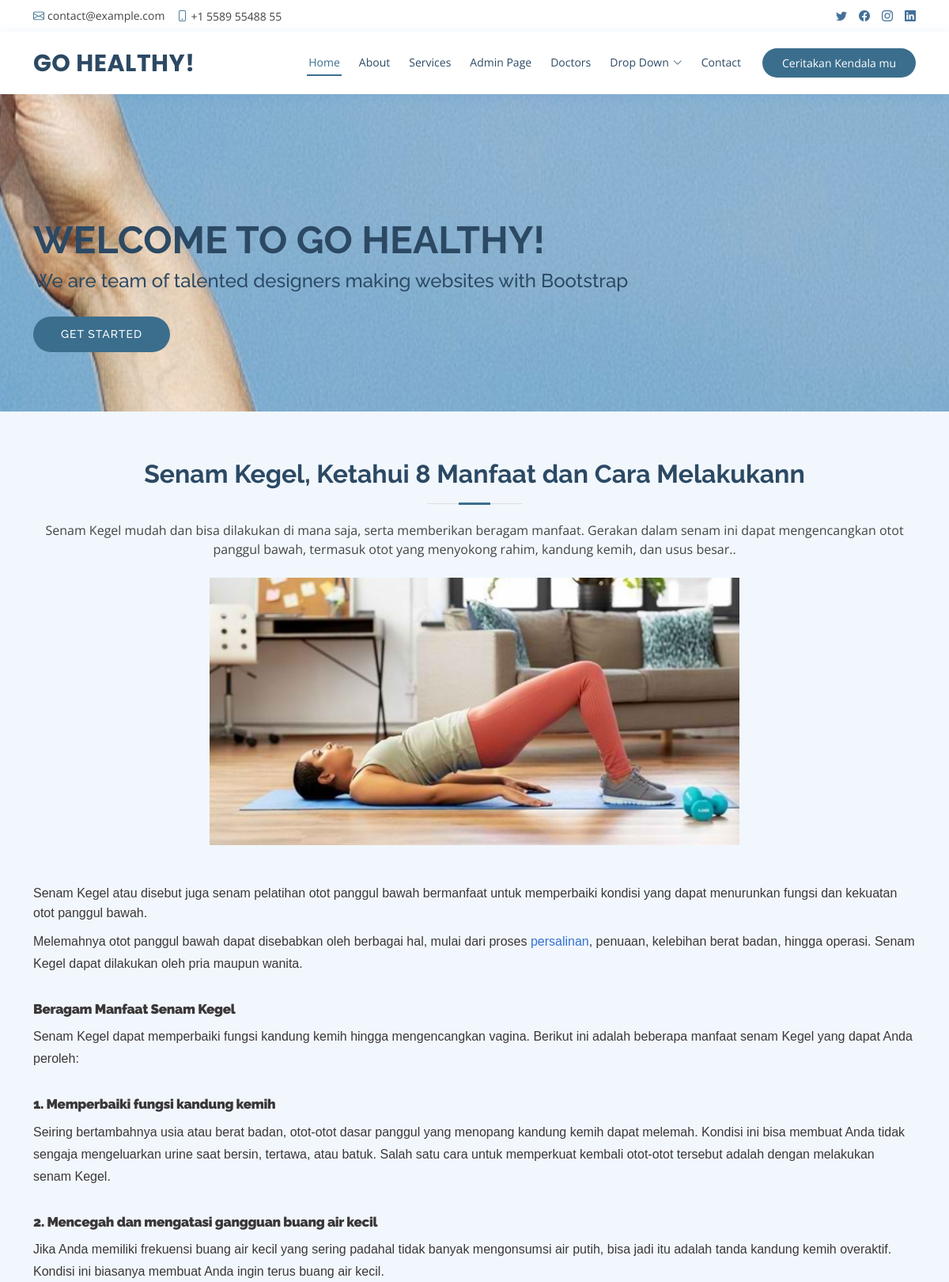
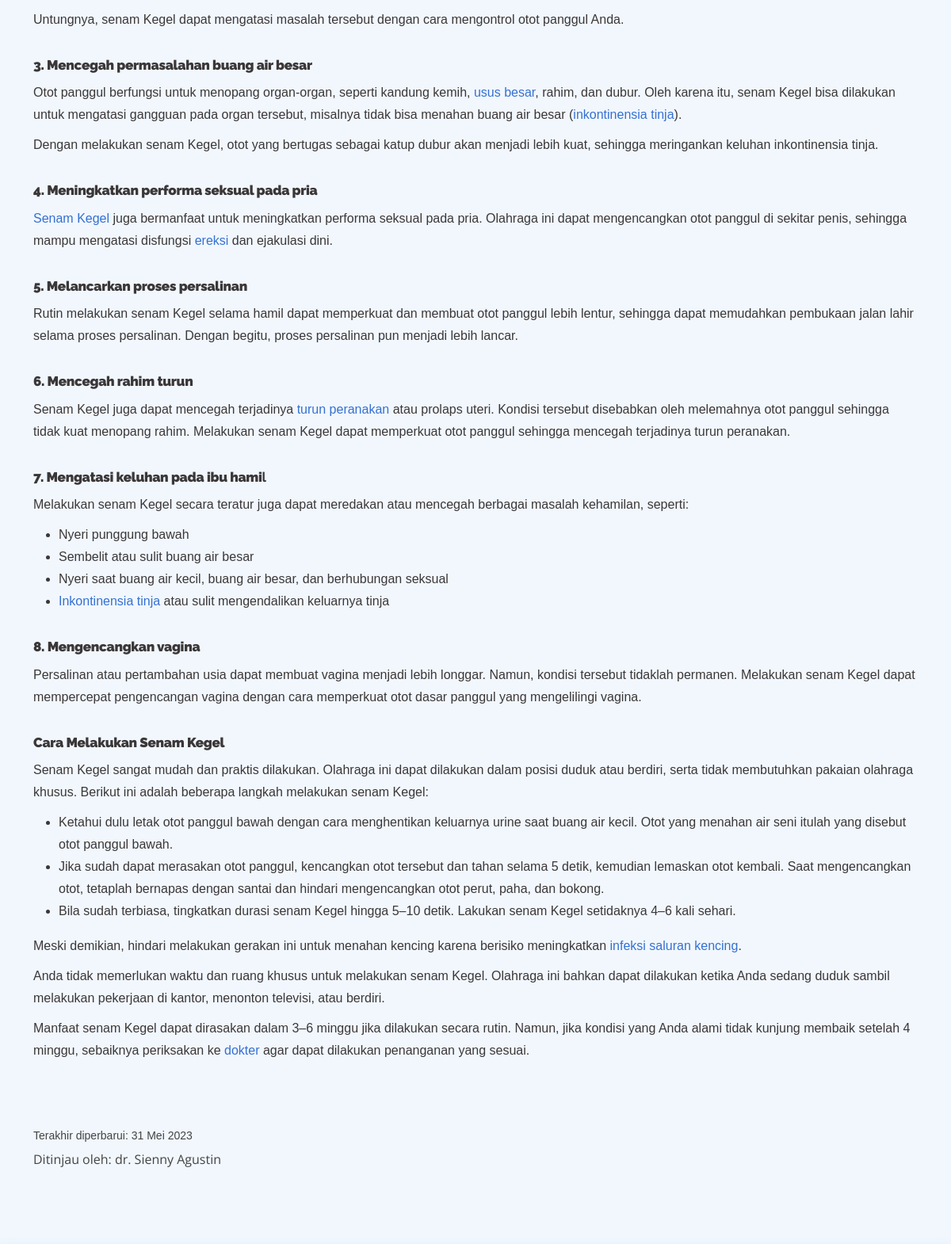
The page /go-healthy/isi_artikel.php?id_artikel=23 (upper part) on the database its author committed (2 pictures, top to bottom).
### tables this page shows
CREATE TABLE `t_artikel` (
  `id_artikel` int(11) NOT NULL AUTO_INCREMENT,
  `foto_artikel` varchar(50) NOT NULL,
  `judul_artikel` varchar(50) NOT NULL,
  `id_jenis_artikel` int(11) NOT NULL,
  `ket_singkat` varchar(255) NOT NULL,
  `link_artikel` varchar(1000) NOT NULL,
  `isi_artikel` longtext NOT NULL,
  PRIMARY KEY (`id_artikel`),
  KEY `jenis_artikel` (`id_jenis_artikel`),
  CONSTRAINT `jenis_artikel` FOREIGN KEY (`id_jenis_artikel`) REFERENCES `t_jenis_artikel` (`id_jenis_artikel`)
);

### go-healthy/function.php (called while the page is built, shortened)
<?php
    include('config.php');
    function artikel()
    {
        global $conn;
        $id_artikel    = $_GET['id_artikel'];
        $query    = "SELECT * FROM t_artikel WHERE id_artikel = '$id_artikel'";
        $eksekusi = mysqli_fetch_assoc(mysqli_query($conn, $query));
        return $eksekusi;
    }
?>

### go-healthy/isi_artikel.php (the view, shortened to what this page needs)
<?php
    include('function.php');
    if(isset($_GET['id_artikel'])){
        $id_artikel    = $_GET['id_artikel'];
    }
    else {
        die ("Error. No ID Selected!");
    }
    $t_artikel = artikel($id_artikel);
?>
<!DOCTYPE html>
<html lang="en">
<head>
  <link href='https://cdn.jsdelivr.net/npm/froala-editor@latest/css/froala_editor.pkgd.min.css' rel='stylesheet' type='text/css' />
  <link href="assets/vendor/fontawesome-free/css/all.min.css" rel="stylesheet">
  <link href="assets/vendor/animate.css/animate.min.css" rel="stylesheet">
  <link href="assets/vendor/bootstrap/css/bootstrap.min.css" rel="stylesheet">
  <link href="assets/vendor/bootstrap-icons/bootstrap-icons.css" rel="stylesheet">
  <link href="assets/vendor/boxicons/css/boxicons.min.css" rel="stylesheet">
  <link href="assets/vendor/glightbox/css/glightbox.min.css" rel="stylesheet">
  <link href="assets/vendor/remixicon/remixicon.css" rel="stylesheet">
  <link href="assets/vendor/swiper/swiper-bundle.min.css" rel="stylesheet">
  <link href="assets/css/style.css" rel="stylesheet">
</head>
<body>
  <div id="topbar" class="d-flex align-items-center fixed-top">
    <div class="container d-flex justify-content-between">
      <div class="contact-info d-flex align-items-center">
        <i class="bi bi-envelope"></i> <a href="mailto:contact@example.com">contact@example.com</a>
        <i class="bi bi-phone"></i> +1 5589 55488 55
      </div>
      <div class="d-none d-lg-flex social-links align-items-center">
        <a href="#" class="twitter"><i class="bi bi-twitter"></i></a>
        <a href="#" class="facebook"><i class="bi bi-facebook"></i></a>
        <a href="#" class="instagram"><i class="bi bi-instagram"></i></a>
        <a href="#" class="linkedin"><i class="bi bi-linkedin"></i></i></a>
      </div>
    </div>
  </div>
  <header id="header" class="fixed-top">
    <div class="container d-flex align-items-center">
      <h1 class="logo me-auto"><a href="index.html">GO HEALTHY!</a></h1>
      <nav id="navbar" class="navbar order-last order-lg-0">
        <ul>
          <li><a class="nav-link scrollto active" href="#hero">Home</a></li>
          <li><a class="nav-link scrollto" href="#about">About</a></li>
          <li><a class="nav-link scrollto" href="#services">Services</a></li>
          <li><a class="nav-link scrollto" href="adminpage.html">Admin Page</a></li>
          <li><a class="nav-link scrollto" href="#doctors">Doctors</a></li>
          <li class="dropdown"><a href="#"><span>Drop Down</span> <i class="bi bi-chevron-down"></i></a>
          </li>
          <li><a class="nav-link scrollto" href="#contact">Contact</a></li>
        </ul>
      </nav>
      <a href="#kendala" class="appointment-btn scrollto"><span class="d-none d-md-inline">Ceritakan</span> Kendala mu</a>
    </div>
  </header>
  <section id="hero" class="d-flex align-items-center">
    <div class="container">
      <h1>Welcome to GO HEALTHY!</h1>
      <h2>We are team of talented designers making websites with Bootstrap</h2>
      <a href="#about" class="btn-get-started scrollto">Get Started</a>
    </div>
  </section>
  <main id="main">
    <section id="kendala" class="appointment section-bg">
      <div class="container">
        <div class="section-title">
          <h2><?=$t_artikel['judul_artikel']?></h2>
          <p><?=$t_artikel['ket_singkat']?>.</p>
          <br>
          <img src="assets/img/articles/<?=$t_artikel['foto_artikel']?>" style="width: 60%"><br>
              <br><br><p><?=$t_artikel['isi_artikel']?></p>
        </div>
      </div>
    </section>
  </main>
</body>
</html>

### go-healthy/assets/css/style.css (style rules this page uses)
body { font-family: "Open Sans", sans-serif; color: #444444; }
a { color: #3B6E8D; text-decoration: none; }
h1, h2, h3, h4, h5, h6 { font-family: "Raleway", sans-serif; }
#topbar { background: #fff; height: 40px; font-size: 14px; transition: all 0.5s; z-index: 996; }
#topbar .contact-info a { line-height: 1; color: #444444; transition: 0.3s; }
#topbar .contact-info i { color: #3B6E8D; padding-right: 4px; margin-left: 15px; line-height: 0; }
#topbar .contact-info i:first-child { margin-left: 0; }
#topbar .social-links a { color: #437099; padding-left: 15px; display: inline-block; line-height: 1px; transition: 0.3s; }
#topbar .social-links a:first-child { border-left: 0; }
#header { background: #fff; transition: all 0.5s; z-index: 997; padding: 15px 0; top: 40px; box-shadow: 0px 2px 15px rgba(25, 119, 204, 0.1); }
#header .logo { font-size: 30px; margin: 0; padding: 0; line-height: 1; font-weight: 700; letter-spacing: 0.5px; font-family: "Poppins", sans-serif; }
#header .logo a { color: #2c4964; }
.appointment-btn { margin-left: 25px; background: #3B6E8D; color: #fff; border-radius: 50px; padding: 8px 25px; white-space: nowrap; transition: 0.3s; font-size: 14px; display: inline-block; }
.navbar { padding: 0; }
.navbar ul { margin: 0; padding: 0; display: flex; list-style: none; align-items: center; }
.navbar li { position: relative; }
.navbar>ul>li { position: relative; white-space: nowrap; padding: 8px 0 8px 20px; }
.navbar a, .navbar a:focus { display: flex; align-items: center; justify-content: space-between; font-size: 14px; color: #2c4964; white-space: nowrap; transition: 0.3s; border-bottom: 2px solid #fff; padding: 5px 2px; }
.navbar a i, .navbar a:focus i { font-size: 12px; line-height: 0; margin-left: 5px; }
.navbar a:hover, .navbar .active, .navbar .active:focus, .navbar li:hover>a { color: #3B6E8D; border-color: #3B6E8D; }
#hero { width: 100%; height: 90vh; background: url("../img/hero2.jpg") top center; background-size: cover; margin-bottom: -200px; }
#hero .container { position: relative; }
#hero h1 { margin: 0; font-size: 48px; font-weight: 700; line-height: 56px; text-transform: uppercase; color: #2c4964; }
#hero h2 { color: #2c4964; margin: 10px 0 0 0; font-size: 24px; }
#hero .btn-get-started { font-family: "Raleway", sans-serif; text-transform: uppercase; font-weight: 500; font-size: 14px; letter-spacing: 1px; display: inline-block; padding: 12px 35px; margin-top: 30px; border-radius: 50px; transition: 0.5s; color: #fff; background: #3B6E8D; }
@media (min-width: 1024px) { #hero { background-attachment: fixed; } }
section { padding: 60px 0; overflow: hidden; }
.section-bg { background-color: #f1f7fd; }
.section-title { text-align: center; padding-bottom: 30px; }
.section-title h2 { font-size: 32px; font-weight: bold; margin-bottom: 20px; padding-bottom: 20px; position: relative; color: #2c4964; }
.section-title h2::before { content: ""; position: absolute; display: block; width: 120px; height: 1px; background: #ddd; bottom: 1px; left: calc(50% - 60px); }
.section-title h2::after { content: ""; position: absolute; display: block; width: 40px; height: 3px; background: #3B6E8D; bottom: 0; left: calc(50% - 20px); }
.section-title p { margin-bottom: 0; }

### rows shown on the page
t_artikel: judul_artikel "Senam Kegel, Ketahui 8 Manfaat dan Cara Melakukann", ket_singkat "Senam Kegel mudah dan bisa dilakukan di mana saja, serta memberikan beragam manfaat. Gerakan dalam senam ini dapat mengencangkan otot panggul bawah, termasuk otot yang menyokong rahim, kandung kemih, dan usus besar.", foto_artikel (picture), isi_artikel "Senam Kegel atau disebut juga senam pelatihan otot panggul bawah bermanfaat untuk memperbaiki kondisi yang dapat menurunkan fungsi dan kekuatan otot panggul bawah. Melemahnya otot panggul bawah dapat disebabkan oleh berbagai hal, mulai dari proses persalinan , penuaan, kelebihan berat badan, hingga operasi. Senam Kegel dapat dilakukan oleh pria maupun wanita. Beragam Manfaat Senam Kegel Senam Kegel dapat memperbaiki fungsi kandung kemih hingga mengencangkan vagina. Berikut ini adalah beberapa manfaat senam Kegel yang dapat Anda peroleh: 1. Memperbaiki fungsi kandung kemih Seiring bertambahnya usia atau berat badan, otot-otot dasar panggul yang menopang kandung kemih dapat melemah. Kondisi…"
